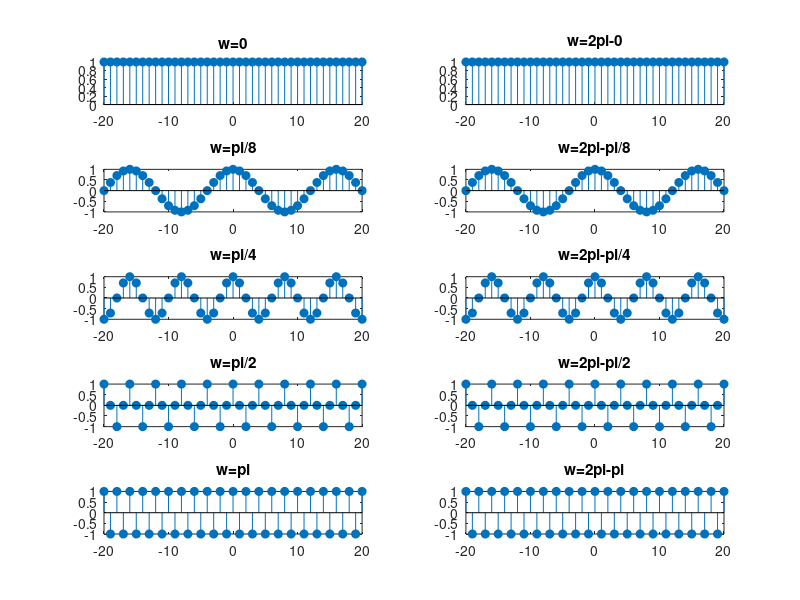

Reproduce this figure in MATLAB.
n = -20:20; % create vector n of 41 elements (time base of signal)

% create sine functions with different freqencies
w = 0;
x = cos(w*n);  % w0=0
subplot(5,2,1);
stem(n, x, 'fill');
title('w=0');

w = pi/8;
x = cos(w*n);  % w1=pi/4
subplot(5,2,3);
stem(n, x, 'fill');
title('w=pi/8');

w = pi/4;
x = cos(w*n);  % w0=0
subplot(5,2,5);
stem(n, x, 'fill');
title('w=pi/4');

w = pi/2;
x = cos(w*n);  % w1=pi/4
subplot(5,2,7);
stem(n, x, 'fill');
title('w=pi/2');

w = pi;
x = cos(w*n);  % w1=pi/4
subplot(5,2,9);
stem(n, x, 'fill');
title('w=pi');

%----------
w = 0;
x = cos((2*pi-w)*n);  % w=2pi
subplot(5,2,2);
stem(n, x, 'fill');
title('w=2pi-0');

w = pi/8;
x = cos((2*pi-w)*n);  % w=2pi-pi/8
subplot(5,2,4);
stem(n, x, 'fill');
title('w=2pi-pi/8');

w = pi/4;
x = cos((2*pi-w)*n);  % w=2pi-pi/4
subplot(5,2,6);
stem(n, x, 'fill');
title('w=2pi-pi/4');

w = pi/2;
x = cos((2*pi-w)*n);  % w=2pi-pi/2
subplot(5,2,8);
stem(n, x, 'fill');
title('w=2pi-pi/2');

w = pi;
x = cos((2*pi-w)*n);  % w=pi
subplot(5,2,10);
stem(n, x, 'fill');
title('w=2pi-pi');

